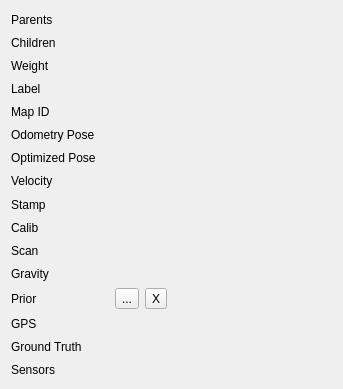
        <widget class="QWidget" name="scrollAreaWidgetContents">
         <property name="geometry">
          <rect>
           <x>0</x>
           <y>0</y>
           <width>343</width>
           <height>389</height>
          </rect>
         </property>
         <layout class="QGridLayout" name="gridLayout_2" columnstretch="0,1">
          <item row="4" column="0">
           <widget class="QLabel" name="label_childrenA_11">
            <property name="text">
             <string>Map ID</string>
            </property>
           </widget>
          </item>
          <item row="5" column="1">
           <widget class="QLabel" name="label_poseB">
            <property name="text">
             <string/>
            </property>
            <property name="textInteractionFlags">
             <set>Qt::LinksAccessibleByMouse|Qt::TextSelectableByMouse</set>
            </property>
           </widget>
          </item>
          <item row="14" column="0">
           <widget class="QLabel" name="label_childrenA_26">
            <property name="text">
             <string>Ground Truth</string>
            </property>
           </widget>
          </item>
          <item row="3" column="0">
           <widget class="QLabel" name="label_childrenA_5">
            <property name="text">
             <string>Label</string>
            </property>
           </widget>
          </item>
          <item row="1" column="0">
           <widget class="QLabel" name="label_childrenA_3">
            <property name="text">
             <string>Children</string>
            </property>
           </widget>
          </item>
          <item row="15" column="0">
           <widget class="QLabel" name="label_childrenA_21">
            <property name="text">
             <string>Sensors</string>
            </property>
           </widget>
          </item>
          <item row="1" column="1">
           <widget class="QLabel" name="label_childrenB">
            <property name="text">
             <string/>
            </property>
            <property name="textInteractionFlags">
             <set>Qt::LinksAccessibleByMouse|Qt::TextSelectableByMouse</set>
            </property>
           </widget>
          </item>
          <item row="8" column="0">
           <widget class="QLabel" name="label_childrenA_7">
            <property name="text">
             <string>Stamp</string>
            </property>
           </widget>
          </item>
          <item row="4" column="1">
           <widget class="QLabel" name="label_mapB">
            <property name="text">
             <string/>
            </property>
            <property name="textInteractionFlags">
             <set>Qt::LinksAccessibleByMouse|Qt::TextSelectableByMouse</set>
            </property>
           </widget>
          </item>
          <item row="11" column="1">
           <widget class="QLabel" name="label_gravityB">
            <property name="text">
             <string/>
            </property>
            <property name="textInteractionFlags">
             <set>Qt::LinksAccessibleByMouse|Qt::TextSelectableByMouse</set>
            </property>
           </widget>
          </item>
          <item row="3" column="1">
           <widget class="QLabel" name="label_labelB">
            <property name="text">
             <string/>
            </property>
            <property name="textInteractionFlags">
             <set>Qt::LinksAccessibleByMouse|Qt::TextSelectableByMouse</set>
            </property>
           </widget>
          </item>
          <item row="7" column="1">
           <widget class="QLabel" name="label_velB">
            <property name="text">
             <string/>
            </property>
            <property name="textInteractionFlags">
             <set>Qt::LinksAccessibleByMouse|Qt::TextSelectableByMouse</set>
            </property>
           </widget>
          </item>
          <item row="13" column="1">
           <widget class="QLabel" name="label_gpsB">
            <property name="text">
             <string/>
            </property>
            <property name="textInteractionFlags">
             <set>Qt::LinksAccessibleByMouse|Qt::TextSelectableByMouse</set>
            </property>
           </widget>
          </item>
          <item row="5" column="0">
           <widget class="QLabel" name="label_childrenA_13">
            <property name="text">
             <string>Odometry Pose</string>
            </property>
           </widget>
          </item>
          <item row="10" column="0">
           <widget class="QLabel" name="label_childrenA_23">
            <property name="text">
             <string>Scan</string>
            </property>
           </widget>
          </item>
          <item row="10" column="1">
           <widget class="QLabel" name="label_scanB">
            <property name="text">
             <string/>
            </property>
            <property name="textInteractionFlags">
             <set>Qt::LinksAccessibleByMouse|Qt::TextSelectableByMouse</set>
            </property>
           </widget>
          </item>
          <item row="9" column="0">
           <widget class="QLabel" name="label_childrenA_15">
            <property name="text">
             <string>Calib</string>
            </property>
           </widget>
          </item>
          <item row="11" column="0">
           <widget class="QLabel" name="label_childrenA_25">
            <property name="text">
             <string>Gravity</string>
            </property>
           </widget>
          </item>
          <item row="0" column="1">
           <widget class="QLabel" name="label_parentsB">
            <property name="text">
             <string/>
            </property>
            <property name="textInteractionFlags">
             <set>Qt::LinksAccessibleByMouse|Qt::TextSelectableByMouse</set>
            </property>
           </widget>
          </item>
          <item row="0" column="0">
           <widget class="QLabel" name="label_parentsA_4">
            <property name="text">
             <string>Parents</string>
            </property>
           </widget>
          </item>
          <item row="8" column="1">
           <widget class="QLabel" name="label_stampB">
            <property name="text">
             <string/>
            </property>
            <property name="textInteractionFlags">
             <set>Qt::LinksAccessibleByMouse|Qt::TextSelectableByMouse</set>
            </property>
           </widget>
          </item>
          <item row="7" column="0">
           <widget class="QLabel" name="label_childrenA_19">
            <property name="text">
             <string>Velocity</string>
            </property>
           </widget>
          </item>
          <item row="15" column="1">
           <widget class="QLabel" name="label_sensorsB">
            <property name="text">
             <string/>
            </property>
            <property name="textInteractionFlags">
             <set>Qt::LinksAccessibleByMouse|Qt::TextSelectableByMouse</set>
            </property>
           </widget>
          </item>
          <item row="9" column="1">
           <widget class="QLabel" name="label_calibB">
            <property name="text">
             <string/>
            </property>
            <property name="textInteractionFlags">
             <set>Qt::LinksAccessibleByMouse|Qt::TextSelectableByMouse</set>
            </property>
           </widget>
          </item>
          <item row="2" column="0">
           <widget class="QLabel" name="label_childrenA_9">
            <property name="text">
             <string>Weight</string>
            </property>
           </widget>
          </item>
          <item row="14" column="1">
           <widget class="QLabel" name="label_gtB">
            <property name="text">
             <string/>
            </property>
            <property name="textInteractionFlags">
             <set>Qt::LinksAccessibleByMouse|Qt::TextSelectableByMouse</set>
            </property>
           </widget>
          </item>
          <item row="13" column="0">
           <widget class="QLabel" name="label_childrenA_17">
            <property name="text">
             <string>GPS</string>
            </property>
           </widget>
          </item>
          <item row="2" column="1">
           <widget class="QLabel" name="label_weightB">
            <property name="text">
             <string/>
            </property>
            <property name="textInteractionFlags">
             <set>Qt::LinksAccessibleByMouse|Qt::TextSelectableByMouse</set>
            </property>
           </widget>
          </item>
          <item row="12" column="0">
           <widget class="QLabel" name="label_childrenA_29">
            <property name="text">
             <string>Prior</string>
            </property>
           </widget>
          </item>
          <item row="6" column="0">
           <widget class="QLabel" name="label_childrenA_31">
            <property name="text">
             <string>Optimized Pose</string>
            </property>
           </widget>
          </item>
          <item row="6" column="1">
           <widget class="QLabel" name="label_optposeB">
            <property name="text">
             <string/>
            </property>
            <property name="textInteractionFlags">
             <set>Qt::LinksAccessibleByMouse|Qt::TextSelectableByMouse</set>
            </property>
           </widget>
          </item>
          <item row="12" column="1">
           <layout class="QHBoxLayout" name="horizontalLayout_19">
            <item>
             <widget class="QLabel" name="label_priorB">
              <property name="text">
               <string/>
              </property>
              <property name="textInteractionFlags">
               <set>Qt::LinksAccessibleByMouse|Qt::TextSelectableByMouse</set>
              </property>
             </widget>
            </item>
            <item>
             <widget class="QToolButton" name="toolButton_edit_priorB">
              <property name="toolTip">
               <string>Edit Constraint</string>
              </property>
              <property name="text">
               <string>...</string>
              </property>
             </widget>
            </item>
            <item>
             <widget class="QToolButton" name="toolButton_remove_priorB">
              <property name="toolTip">
               <string>Remove Prior</string>
              </property>
              <property name="text">
               <string>X</string>
              </property>
             </widget>
            </item>
            <item>
             <spacer name="horizontalSpacer_8">
              <property name="orientation">
               <enum>Qt::Horizontal</enum>
              </property>
              <property name="sizeHint" stdset="0">
               <size>
                <width>0</width>
                <height>20</height>
               </size>
              </property>
             </spacer>
            </item>
           </layout>
          </item>
         </layout>
        </widget>
